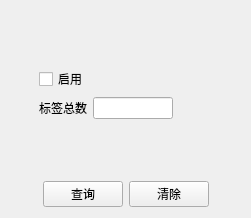
<?xml version="1.0" encoding="UTF-8"?>
<ui version="4.0">
 <class>FlashConfigFor6CDlg</class>
 <widget class="QWidget" name="FlashConfigFor6CDlg">
  <property name="geometry">
   <rect>
    <x>0</x>
    <y>0</y>
    <width>251</width>
    <height>218</height>
   </rect>
  </property>
  <property name="windowTitle">
   <string>Form</string>
  </property>
  <layout class="QHBoxLayout" name="horizontalLayout_3">
   <item>
    <spacer name="horizontalSpacer">
     <property name="orientation">
      <enum>Qt::Horizontal</enum>
     </property>
     <property name="sizeHint" stdset="0">
      <size>
       <width>21</width>
       <height>20</height>
      </size>
     </property>
    </spacer>
   </item>
   <item>
    <layout class="QVBoxLayout" name="verticalLayout">
     <item>
      <spacer name="verticalSpacer">
       <property name="orientation">
        <enum>Qt::Vertical</enum>
       </property>
       <property name="sizeHint" stdset="0">
        <size>
         <width>20</width>
         <height>40</height>
        </size>
       </property>
      </spacer>
     </item>
     <item>
      <layout class="QGridLayout" name="gridLayout">
       <item row="1" column="0">
        <layout class="QHBoxLayout" name="horizontalLayout_2">
         <item>
          <widget class="QLabel" name="label">
           <property name="text">
            <string>标签总数</string>
           </property>
          </widget>
         </item>
         <item>
          <widget class="QLineEdit" name="lineEdit">
           <property name="maximumSize">
            <size>
             <width>80</width>
             <height>16777215</height>
            </size>
           </property>
          </widget>
         </item>
         <item>
          <spacer name="horizontalSpacer_3">
           <property name="orientation">
            <enum>Qt::Horizontal</enum>
           </property>
           <property name="sizeHint" stdset="0">
            <size>
             <width>40</width>
             <height>20</height>
            </size>
           </property>
          </spacer>
         </item>
        </layout>
       </item>
       <item row="0" column="0">
        <widget class="QCheckBox" name="checkBox">
         <property name="text">
          <string>启用</string>
         </property>
        </widget>
       </item>
      </layout>
     </item>
     <item>
      <spacer name="verticalSpacer_2">
       <property name="orientation">
        <enum>Qt::Vertical</enum>
       </property>
       <property name="sizeHint" stdset="0">
        <size>
         <width>20</width>
         <height>33</height>
        </size>
       </property>
      </spacer>
     </item>
     <item>
      <layout class="QHBoxLayout" name="horizontalLayout">
       <item>
        <spacer name="horizontalSpacer_4">
         <property name="orientation">
          <enum>Qt::Horizontal</enum>
         </property>
         <property name="sizeHint" stdset="0">
          <size>
           <width>0</width>
           <height>20</height>
          </size>
         </property>
        </spacer>
       </item>
       <item>
        <widget class="QPushButton" name="pushButton">
         <property name="text">
          <string>查询</string>
         </property>
        </widget>
       </item>
       <item>
        <widget class="QPushButton" name="pushButton_2">
         <property name="text">
          <string>清除</string>
         </property>
        </widget>
       </item>
       <item>
        <spacer name="horizontalSpacer_5">
         <property name="orientation">
          <enum>Qt::Horizontal</enum>
         </property>
         <property name="sizeHint" stdset="0">
          <size>
           <width>0</width>
           <height>20</height>
          </size>
         </property>
        </spacer>
       </item>
      </layout>
     </item>
    </layout>
   </item>
   <item>
    <spacer name="horizontalSpacer_2">
     <property name="orientation">
      <enum>Qt::Horizontal</enum>
     </property>
     <property name="sizeHint" stdset="0">
      <size>
       <width>22</width>
       <height>20</height>
      </size>
     </property>
    </spacer>
   </item>
  </layout>
 </widget>
 <resources/>
 <connections/>
</ui>
